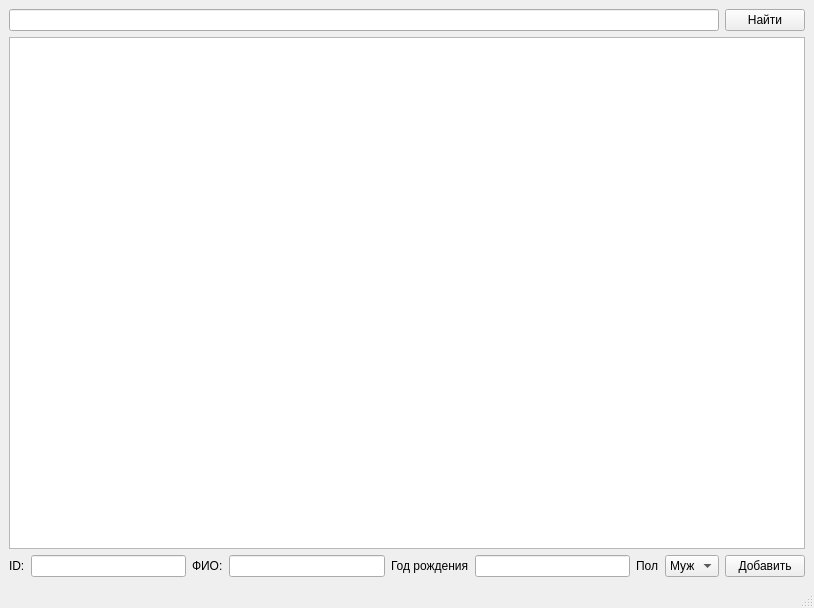
<?xml version="1.0" encoding="UTF-8"?>
<ui version="4.0">
 <class>MainWindow</class>
 <widget class="QMainWindow" name="MainWindow">
  <property name="geometry">
   <rect>
    <x>0</x>
    <y>0</y>
    <width>814</width>
    <height>608</height>
   </rect>
  </property>
  <property name="windowTitle">
   <string>MainWindow</string>
  </property>
  <widget class="QWidget" name="centralwidget">
   <layout class="QVBoxLayout" name="verticalLayout">
    <item>
     <layout class="QHBoxLayout" name="horizontalLayout">
      <item>
       <widget class="QLineEdit" name="Search_edit"/>
      </item>
      <item>
       <widget class="QPushButton" name="Find">
        <property name="text">
         <string>Найти</string>
        </property>
       </widget>
      </item>
     </layout>
    </item>
    <item>
     <widget class="My_text_class" name="Text_browser"/>
    </item>
    <item>
     <layout class="QHBoxLayout" name="horizontalLayout_2">
      <item>
       <widget class="QLabel" name="label">
        <property name="text">
         <string>ID:</string>
        </property>
       </widget>
      </item>
      <item>
       <widget class="QLineEdit" name="ID_Edit"/>
      </item>
      <item>
       <widget class="QLabel" name="label_2">
        <property name="text">
         <string>ФИО:</string>
        </property>
       </widget>
      </item>
      <item>
       <widget class="QLineEdit" name="Name_Edit"/>
      </item>
      <item>
       <widget class="QLabel" name="label_3">
        <property name="text">
         <string>Год рождения</string>
        </property>
       </widget>
      </item>
      <item>
       <widget class="QLineEdit" name="Year_Edit"/>
      </item>
      <item>
       <widget class="QLabel" name="label_4">
        <property name="text">
         <string>Пол</string>
        </property>
       </widget>
      </item>
      <item>
       <widget class="QComboBox" name="Sex_Edit">
        <item>
         <property name="text">
          <string>Муж</string>
         </property>
        </item>
        <item>
         <property name="text">
          <string>Жен</string>
         </property>
        </item>
       </widget>
      </item>
      <item>
       <widget class="QPushButton" name="Add_Push">
        <property name="text">
         <string>Добавить</string>
        </property>
       </widget>
      </item>
     </layout>
    </item>
   </layout>
  </widget>
  <widget class="QMenuBar" name="menubar">
   <property name="geometry">
    <rect>
     <x>0</x>
     <y>0</y>
     <width>814</width>
     <height>25</height>
    </rect>
   </property>
  </widget>
  <widget class="QStatusBar" name="statusbar"/>
 </widget>
 <customwidgets>
  <customwidget>
   <class>My_text_class</class>
   <extends>QTextBrowser</extends>
   <header>my_text_class.h</header>
   <slots>
    <slot>Color_green()</slot>
   </slots>
  </customwidget>
 </customwidgets>
 <resources/>
 <connections>
  <connection>
   <sender>Add_Push</sender>
   <signal>clicked()</signal>
   <receiver>MainWindow</receiver>
   <slot>Add_employee()</slot>
   <hints>
    <hint type="sourcelabel">
     <x>770</x>
     <y>566</y>
    </hint>
    <hint type="destinationlabel">
     <x>152</x>
     <y>548</y>
    </hint>
   </hints>
  </connection>
  <connection>
   <sender>Add_Push</sender>
   <signal>clicked()</signal>
   <receiver>ID_Edit</receiver>
   <slot>clear()</slot>
   <hints>
    <hint type="sourcelabel">
     <x>741</x>
     <y>567</y>
    </hint>
    <hint type="destinationlabel">
     <x>172</x>
     <y>569</y>
    </hint>
   </hints>
  </connection>
  <connection>
   <sender>Add_Push</sender>
   <signal>clicked()</signal>
   <receiver>Name_Edit</receiver>
   <slot>clear()</slot>
   <hints>
    <hint type="sourcelabel">
     <x>801</x>
     <y>570</y>
    </hint>
    <hint type="destinationlabel">
     <x>359</x>
     <y>569</y>
    </hint>
   </hints>
  </connection>
  <connection>
   <sender>Add_Push</sender>
   <signal>clicked()</signal>
   <receiver>Year_Edit</receiver>
   <slot>clear()</slot>
   <hints>
    <hint type="sourcelabel">
     <x>791</x>
     <y>567</y>
    </hint>
    <hint type="destinationlabel">
     <x>608</x>
     <y>569</y>
    </hint>
   </hints>
  </connection>
  <connection>
   <sender>Find</sender>
   <signal>clicked()</signal>
   <receiver>MainWindow</receiver>
   <slot>Find_employee()</slot>
   <hints>
    <hint type="sourcelabel">
     <x>746</x>
     <y>38</y>
    </hint>
    <hint type="destinationlabel">
     <x>703</x>
     <y>24</y>
    </hint>
   </hints>
  </connection>
  <connection>
   <sender>Find</sender>
   <signal>clicked()</signal>
   <receiver>Search_edit</receiver>
   <slot>clear()</slot>
   <hints>
    <hint type="sourcelabel">
     <x>787</x>
     <y>38</y>
    </hint>
    <hint type="destinationlabel">
     <x>680</x>
     <y>46</y>
    </hint>
   </hints>
  </connection>
 </connections>
 <slots>
  <slot>Find_employee()</slot>
  <slot>Add_employee()</slot>
 </slots>
</ui>
